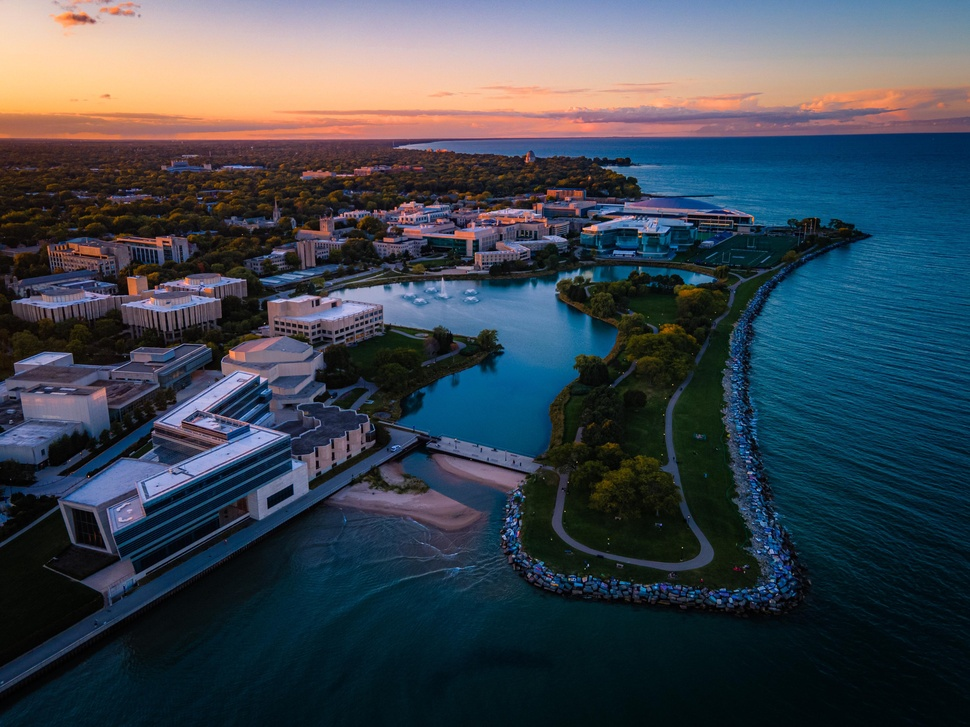
#> input picture asset/NU.JPG, 970 x 727 px, shrunk from 3775 x 2831 before the run, found by its file name
$ jupyter execute split_img.ipynb
#> lines starting #> are read from the running program, lines starting #| are printed output that depends on the picture
[cell 1]
from PIL import Image

image = Image.open('./asset/NU.jpg')
#> image is the input picture: PIL image 970x727 RGB; mean R, G, B 61.2, 70.5, 80.4
width, height = image.size
#> width = 970; height = 727

segment_width = width // 3
#> segment_width = 323
segment_height = height // 3
#> segment_height = 242

segments = []

for i in range(3):
    for j in range(3):
        left = j * segment_width
        upper = i * segment_height
        right = (j + 1) * segment_width
        lower = (i + 1) * segment_height

        segment = image.crop((left, upper, right, lower))
        segments.append(segment)
#> after the loop, segments = 9 items

for idx, segment in enumerate(segments):
    segment.save(f'./asset/segment_{idx}.jpg')
#> this loop made 9 passes
#> pass 1, `segment.save(f'./asset/segment_{idx}.jpg')`:
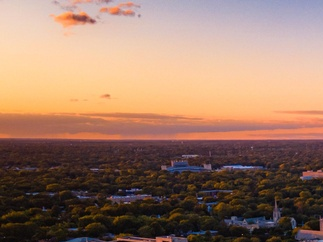
#> saved as segment_0.jpg: PIL image 323x242 RGB; mean R, G, B 154.8, 121.6, 103.5
#> pass 2, `segment.save(f'./asset/segment_{idx}.jpg')`:
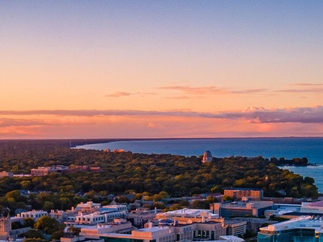
#> saved as segment_1.jpg: PIL image 323x242 RGB; mean R, G, B 146.4, 124.5, 129
    # segment.show()

print("Image has been split into 9 segments.")

$ run again, with asset/segment_3.jpg copied over asset/NU.JPG
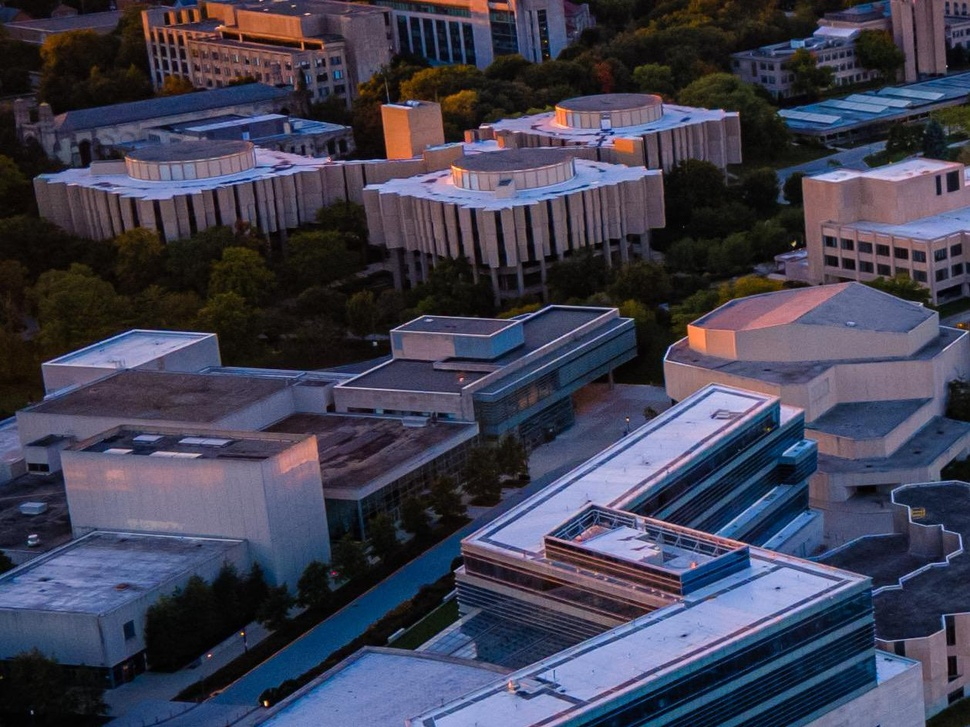
#> input picture asset/segment_3.jpg, 970 x 727 px, shrunk from 1258 x 943 before the run, found by its file name
#> image is the input picture: PIL image 970x727 RGB; mean R, G, B 64.6, 64.5, 82.3
#> after the loop `for i in range(3):`: segments = 9 items
#> the loop `for idx, segment in enumerate(segments):` made 9 passes
#> pass 1, `segment.save(f'./asset/segment_{idx}.jpg')`:
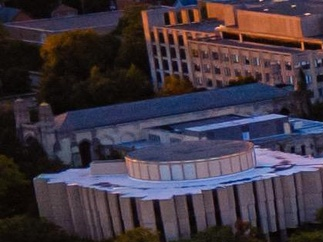
#> saved as segment_0.jpg: PIL image 323x242 RGB; mean R, G, B 64.1, 54.3, 65.6
#> pass 2, `segment.save(f'./asset/segment_{idx}.jpg')`:
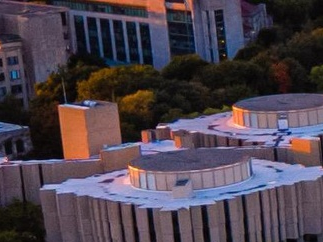
#> saved as segment_1.jpg: PIL image 323x242 RGB; mean R, G, B 77.5, 66.4, 77.5

$ run again, with asset/segment_4.jpg copied over asset/NU.JPG
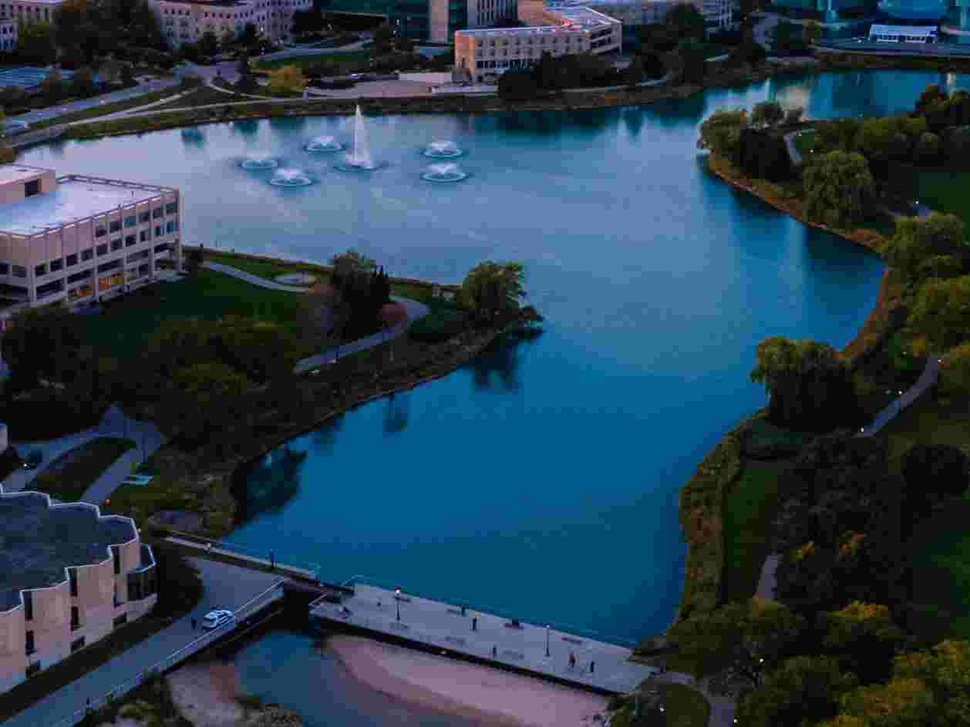
#> input picture asset/segment_4.jpg, 970 x 727 px, shrunk from 1258 x 943 before the run, found by its file name
#> image is the input picture: PIL image 970x727 RGB; mean R, G, B 40.9, 62.7, 79.3
#> after the loop `for i in range(3):`: segments = 9 items
#> the loop `for idx, segment in enumerate(segments):` made 9 passes
#> pass 1, `segment.save(f'./asset/segment_{idx}.jpg')`:
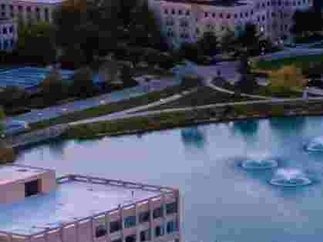
#> saved as segment_0.jpg: PIL image 323x242 RGB; mean R, G, B 80, 85.8, 105.3
#> pass 2, `segment.save(f'./asset/segment_{idx}.jpg')`:
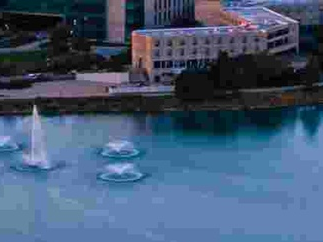
#> saved as segment_1.jpg: PIL image 323x242 RGB; mean R, G, B 67.8, 88.4, 115.4

$ run again, with asset/segment_5.jpg copied over asset/NU.JPG
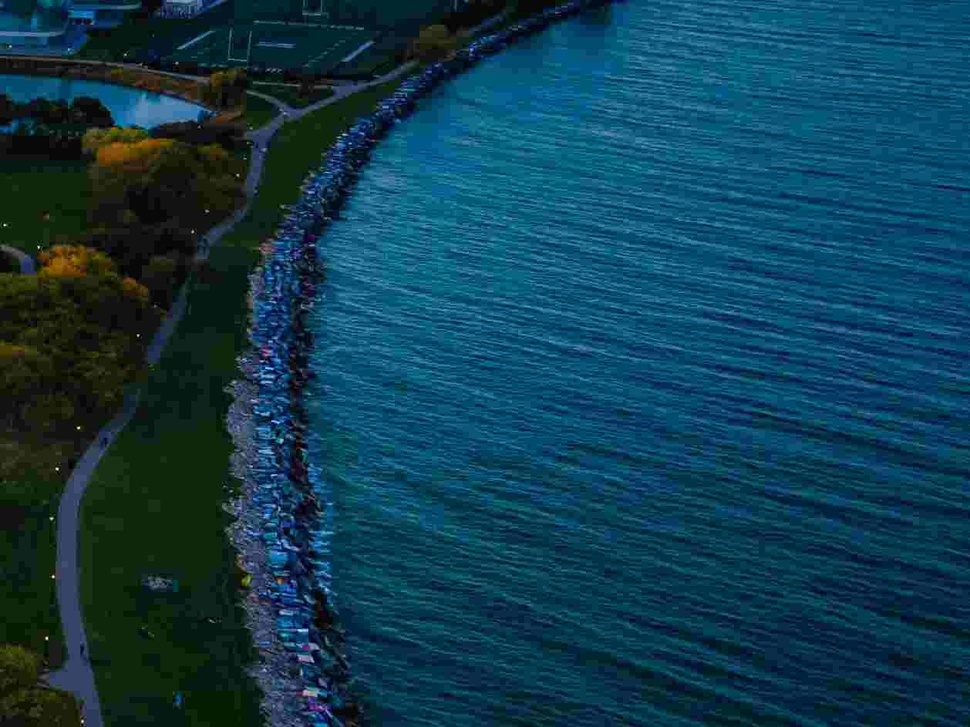
#> input picture asset/segment_5.jpg, 970 x 727 px, shrunk from 1258 x 943 before the run, found by its file name
#> image is the input picture: PIL image 970x727 RGB; mean R, G, B 14.8, 60.6, 79.1
#> after the loop `for i in range(3):`: segments = 9 items
#> the loop `for idx, segment in enumerate(segments):` made 9 passes
#> pass 1, `segment.save(f'./asset/segment_{idx}.jpg')`:
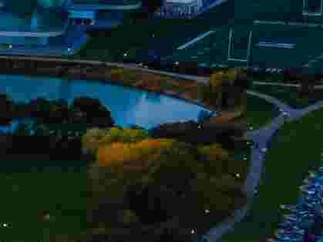
#> saved as segment_0.jpg: PIL image 323x242 RGB; mean R, G, B 21.4, 40.3, 40.3
#> pass 2, `segment.save(f'./asset/segment_{idx}.jpg')`:
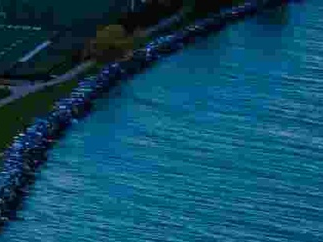
#> saved as segment_1.jpg: PIL image 323x242 RGB; mean R, G, B 13.2, 75.2, 101.6
